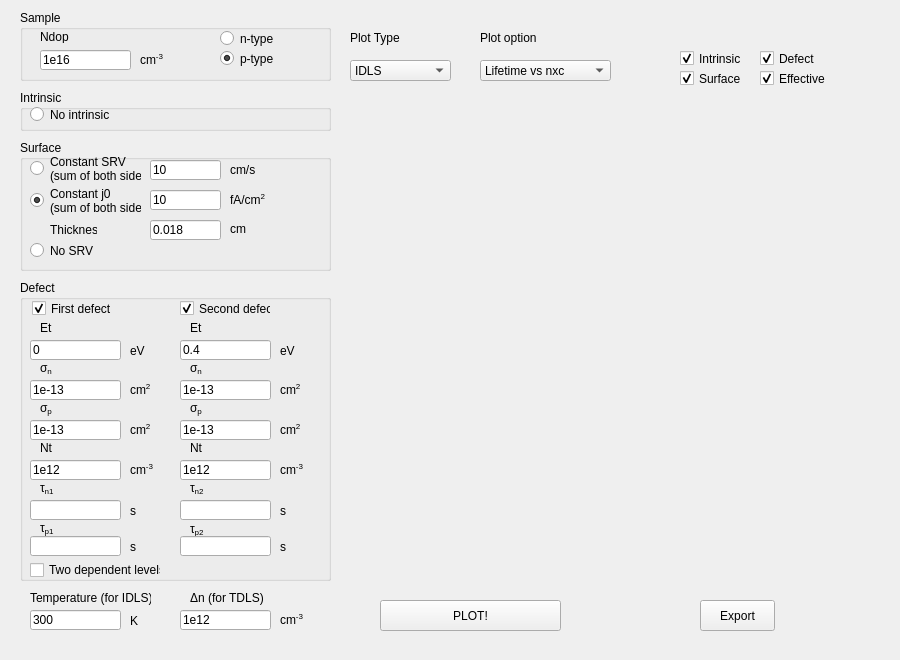
<?xml version="1.0" encoding="UTF-8"?>
<ui version="4.0">
 <class>LifeSimu</class>
 <widget class="QMainWindow" name="LifeSimu">
  <property name="geometry">
   <rect>
    <x>0</x>
    <y>0</y>
    <width>900</width>
    <height>660</height>
   </rect>
  </property>
  <property name="sizePolicy">
   <sizepolicy hsizetype="Fixed" vsizetype="Fixed">
    <horstretch>10</horstretch>
    <verstretch>10</verstretch>
   </sizepolicy>
  </property>
  <property name="minimumSize">
   <size>
    <width>900</width>
    <height>620</height>
   </size>
  </property>
  <property name="windowTitle">
   <string>MainWindow</string>
  </property>
  <widget class="QWidget" name="LSimucentralwidget">
   <property name="sizePolicy">
    <sizepolicy hsizetype="Expanding" vsizetype="Expanding">
     <horstretch>0</horstretch>
     <verstretch>0</verstretch>
    </sizepolicy>
   </property>
   <widget class="QGroupBox" name="LSimu_SRV_Group">
    <property name="geometry">
     <rect>
      <x>20</x>
      <y>140</y>
      <width>311</width>
      <height>131</height>
     </rect>
    </property>
    <property name="title">
     <string>Surface</string>
    </property>
    <widget class="QRadioButton" name="radioButton_CJ0">
     <property name="geometry">
      <rect>
       <x>10</x>
       <y>45</y>
       <width>111</width>
       <height>31</height>
      </rect>
     </property>
     <property name="text">
      <string>Constant j0
(sum of both sides)</string>
     </property>
     <property name="checked">
      <bool>true</bool>
     </property>
    </widget>
    <widget class="QLabel" name="label_2">
     <property name="geometry">
      <rect>
       <x>210</x>
       <y>50</y>
       <width>41</width>
       <height>20</height>
      </rect>
     </property>
     <property name="text">
      <string>&lt;html&gt;&lt;head/&gt;&lt;body&gt;&lt;p&gt;fA/cm&lt;span style=&quot; vertical-align:super;&quot;&gt;2&lt;/span&gt;&lt;/p&gt;&lt;/body&gt;&lt;/html&gt;</string>
     </property>
    </widget>
    <widget class="QLineEdit" name="lineEdit_thickness">
     <property name="geometry">
      <rect>
       <x>130</x>
       <y>80</y>
       <width>71</width>
       <height>20</height>
      </rect>
     </property>
     <property name="text">
      <string>0.018</string>
     </property>
    </widget>
    <widget class="QLineEdit" name="lineEdit_CSRV">
     <property name="geometry">
      <rect>
       <x>130</x>
       <y>20</y>
       <width>71</width>
       <height>20</height>
      </rect>
     </property>
     <property name="text">
      <string>10</string>
     </property>
    </widget>
    <widget class="QRadioButton" name="radioButton_CSRV">
     <property name="geometry">
      <rect>
       <x>10</x>
       <y>13</y>
       <width>111</width>
       <height>31</height>
      </rect>
     </property>
     <property name="text">
      <string>Constant SRV
(sum of both sides)</string>
     </property>
     <property name="checked">
      <bool>false</bool>
     </property>
    </widget>
    <widget class="QLineEdit" name="lineEdit_Cj0">
     <property name="geometry">
      <rect>
       <x>130</x>
       <y>50</y>
       <width>71</width>
       <height>20</height>
      </rect>
     </property>
     <property name="text">
      <string>10</string>
     </property>
    </widget>
    <widget class="QLabel" name="label">
     <property name="geometry">
      <rect>
       <x>210</x>
       <y>20</y>
       <width>31</width>
       <height>20</height>
      </rect>
     </property>
     <property name="text">
      <string>cm/s</string>
     </property>
    </widget>
    <widget class="QLabel" name="label_3">
     <property name="geometry">
      <rect>
       <x>30</x>
       <y>83</y>
       <width>47</width>
       <height>13</height>
      </rect>
     </property>
     <property name="text">
      <string>Thickness</string>
     </property>
    </widget>
    <widget class="QLabel" name="label_6">
     <property name="geometry">
      <rect>
       <x>210</x>
       <y>84</y>
       <width>47</width>
       <height>10</height>
      </rect>
     </property>
     <property name="text">
      <string>cm</string>
     </property>
    </widget>
    <widget class="QRadioButton" name="radioButton_nosrv">
     <property name="geometry">
      <rect>
       <x>10</x>
       <y>102</y>
       <width>82</width>
       <height>17</height>
      </rect>
     </property>
     <property name="text">
      <string>No SRV</string>
     </property>
    </widget>
   </widget>
   <widget class="QGroupBox" name="groupBox_2">
    <property name="geometry">
     <rect>
      <x>20</x>
      <y>10</y>
      <width>311</width>
      <height>71</height>
     </rect>
    </property>
    <property name="title">
     <string>Sample</string>
    </property>
    <widget class="QRadioButton" name="radioButton_n">
     <property name="geometry">
      <rect>
       <x>200</x>
       <y>20</y>
       <width>82</width>
       <height>17</height>
      </rect>
     </property>
     <property name="text">
      <string>n-type</string>
     </property>
     <property name="checked">
      <bool>false</bool>
     </property>
    </widget>
    <widget class="QRadioButton" name="radioButton_p">
     <property name="geometry">
      <rect>
       <x>200</x>
       <y>40</y>
       <width>82</width>
       <height>17</height>
      </rect>
     </property>
     <property name="text">
      <string>p-type</string>
     </property>
     <property name="checked">
      <bool>true</bool>
     </property>
    </widget>
    <widget class="QLabel" name="label_4">
     <property name="geometry">
      <rect>
       <x>20</x>
       <y>20</y>
       <width>47</width>
       <height>13</height>
      </rect>
     </property>
     <property name="text">
      <string>Ndop</string>
     </property>
    </widget>
    <widget class="QLineEdit" name="lineEdit_Ndop">
     <property name="geometry">
      <rect>
       <x>20</x>
       <y>40</y>
       <width>91</width>
       <height>20</height>
      </rect>
     </property>
     <property name="text">
      <string>1e16</string>
     </property>
    </widget>
    <widget class="QLabel" name="label_5">
     <property name="geometry">
      <rect>
       <x>120</x>
       <y>40</y>
       <width>31</width>
       <height>21</height>
      </rect>
     </property>
     <property name="text">
      <string>&lt;html&gt;&lt;head/&gt;&lt;body&gt;&lt;p&gt;cm&lt;span style=&quot; vertical-align:super;&quot;&gt;-3&lt;/span&gt;&lt;/p&gt;&lt;/body&gt;&lt;/html&gt;</string>
     </property>
    </widget>
   </widget>
   <widget class="QGroupBox" name="groupBox_3">
    <property name="geometry">
     <rect>
      <x>20</x>
      <y>280</y>
      <width>311</width>
      <height>301</height>
     </rect>
    </property>
    <property name="title">
     <string>Defect</string>
    </property>
    <widget class="QLabel" name="label_11">
     <property name="geometry">
      <rect>
       <x>20</x>
       <y>40</y>
       <width>41</width>
       <height>16</height>
      </rect>
     </property>
     <property name="text">
      <string>Et</string>
     </property>
    </widget>
    <widget class="QLabel" name="label_12">
     <property name="geometry">
      <rect>
       <x>20</x>
       <y>80</y>
       <width>51</width>
       <height>16</height>
      </rect>
     </property>
     <property name="text">
      <string>&lt;html&gt;&lt;head/&gt;&lt;body&gt;&lt;p&gt;σ&lt;span style=&quot; vertical-align:sub;&quot;&gt;n&lt;/span&gt;&lt;/p&gt;&lt;/body&gt;&lt;/html&gt;</string>
     </property>
    </widget>
    <widget class="QLabel" name="label_13">
     <property name="geometry">
      <rect>
       <x>20</x>
       <y>120</y>
       <width>51</width>
       <height>16</height>
      </rect>
     </property>
     <property name="text">
      <string>&lt;html&gt;&lt;head/&gt;&lt;body&gt;&lt;p&gt;σ&lt;span style=&quot; vertical-align:sub;&quot;&gt;p&lt;/span&gt;&lt;/p&gt;&lt;/body&gt;&lt;/html&gt;</string>
     </property>
    </widget>
    <widget class="QLabel" name="label_14">
     <property name="geometry">
      <rect>
       <x>20</x>
       <y>160</y>
       <width>41</width>
       <height>16</height>
      </rect>
     </property>
     <property name="text">
      <string>Nt</string>
     </property>
    </widget>
    <widget class="QLabel" name="label_15">
     <property name="geometry">
      <rect>
       <x>20</x>
       <y>200</y>
       <width>101</width>
       <height>16</height>
      </rect>
     </property>
     <property name="text">
      <string>&lt;html&gt;&lt;head/&gt;&lt;body&gt;&lt;p&gt;τ&lt;span style=&quot; vertical-align:sub;&quot;&gt;n1&lt;/span&gt;&lt;/p&gt;&lt;/body&gt;&lt;/html&gt;</string>
     </property>
    </widget>
    <widget class="QLineEdit" name="lineEdit_Et_1">
     <property name="geometry">
      <rect>
       <x>10</x>
       <y>60</y>
       <width>91</width>
       <height>20</height>
      </rect>
     </property>
     <property name="text">
      <string>0</string>
     </property>
    </widget>
    <widget class="QLineEdit" name="lineEdit_sign_1">
     <property name="geometry">
      <rect>
       <x>10</x>
       <y>100</y>
       <width>91</width>
       <height>20</height>
      </rect>
     </property>
     <property name="text">
      <string>1e-13</string>
     </property>
    </widget>
    <widget class="QLineEdit" name="lineEdit_sigp_1">
     <property name="geometry">
      <rect>
       <x>10</x>
       <y>140</y>
       <width>91</width>
       <height>20</height>
      </rect>
     </property>
     <property name="text">
      <string>1e-13</string>
     </property>
    </widget>
    <widget class="QLineEdit" name="lineEdit_Nt_1">
     <property name="geometry">
      <rect>
       <x>10</x>
       <y>180</y>
       <width>91</width>
       <height>20</height>
      </rect>
     </property>
     <property name="text">
      <string>1e12</string>
     </property>
    </widget>
    <widget class="QLineEdit" name="lineEdit_taun_1">
     <property name="geometry">
      <rect>
       <x>10</x>
       <y>220</y>
       <width>91</width>
       <height>20</height>
      </rect>
     </property>
     <property name="readOnly">
      <bool>true</bool>
     </property>
    </widget>
    <widget class="QLabel" name="label_16">
     <property name="geometry">
      <rect>
       <x>110</x>
       <y>60</y>
       <width>21</width>
       <height>21</height>
      </rect>
     </property>
     <property name="text">
      <string>eV</string>
     </property>
    </widget>
    <widget class="QLabel" name="label_17">
     <property name="geometry">
      <rect>
       <x>110</x>
       <y>100</y>
       <width>21</width>
       <height>21</height>
      </rect>
     </property>
     <property name="text">
      <string>&lt;html&gt;&lt;head/&gt;&lt;body&gt;&lt;p&gt;cm&lt;span style=&quot; vertical-align:super;&quot;&gt;2&lt;/span&gt;&lt;/p&gt;&lt;/body&gt;&lt;/html&gt;</string>
     </property>
    </widget>
    <widget class="QLabel" name="label_18">
     <property name="geometry">
      <rect>
       <x>110</x>
       <y>140</y>
       <width>21</width>
       <height>21</height>
      </rect>
     </property>
     <property name="text">
      <string>&lt;html&gt;&lt;head/&gt;&lt;body&gt;&lt;p&gt;cm&lt;span style=&quot; vertical-align:super;&quot;&gt;2&lt;/span&gt;&lt;/p&gt;&lt;/body&gt;&lt;/html&gt;</string>
     </property>
    </widget>
    <widget class="QLabel" name="label_19">
     <property name="geometry">
      <rect>
       <x>110</x>
       <y>180</y>
       <width>31</width>
       <height>21</height>
      </rect>
     </property>
     <property name="text">
      <string>&lt;html&gt;&lt;head/&gt;&lt;body&gt;&lt;p&gt;cm&lt;span style=&quot; vertical-align:super;&quot;&gt;-3&lt;/span&gt;&lt;/p&gt;&lt;/body&gt;&lt;/html&gt;</string>
     </property>
    </widget>
    <widget class="QLabel" name="label_20">
     <property name="geometry">
      <rect>
       <x>110</x>
       <y>220</y>
       <width>31</width>
       <height>21</height>
      </rect>
     </property>
     <property name="text">
      <string>s</string>
     </property>
    </widget>
    <widget class="QLabel" name="label_25">
     <property name="geometry">
      <rect>
       <x>170</x>
       <y>40</y>
       <width>41</width>
       <height>16</height>
      </rect>
     </property>
     <property name="text">
      <string>Et</string>
     </property>
    </widget>
    <widget class="QLabel" name="label_26">
     <property name="geometry">
      <rect>
       <x>260</x>
       <y>180</y>
       <width>31</width>
       <height>21</height>
      </rect>
     </property>
     <property name="text">
      <string>&lt;html&gt;&lt;head/&gt;&lt;body&gt;&lt;p&gt;cm&lt;span style=&quot; vertical-align:super;&quot;&gt;-3&lt;/span&gt;&lt;/p&gt;&lt;/body&gt;&lt;/html&gt;</string>
     </property>
    </widget>
    <widget class="QLabel" name="label_27">
     <property name="geometry">
      <rect>
       <x>260</x>
       <y>100</y>
       <width>21</width>
       <height>21</height>
      </rect>
     </property>
     <property name="text">
      <string>&lt;html&gt;&lt;head/&gt;&lt;body&gt;&lt;p&gt;cm&lt;span style=&quot; vertical-align:super;&quot;&gt;2&lt;/span&gt;&lt;/p&gt;&lt;/body&gt;&lt;/html&gt;</string>
     </property>
    </widget>
    <widget class="QLineEdit" name="lineEdit_sigp_2">
     <property name="geometry">
      <rect>
       <x>160</x>
       <y>140</y>
       <width>91</width>
       <height>20</height>
      </rect>
     </property>
     <property name="text">
      <string>1e-13</string>
     </property>
    </widget>
    <widget class="QLabel" name="label_28">
     <property name="geometry">
      <rect>
       <x>170</x>
       <y>200</y>
       <width>101</width>
       <height>16</height>
      </rect>
     </property>
     <property name="text">
      <string>&lt;html&gt;&lt;head/&gt;&lt;body&gt;&lt;p&gt;τ&lt;span style=&quot; vertical-align:sub;&quot;&gt;n2&lt;/span&gt;&lt;/p&gt;&lt;/body&gt;&lt;/html&gt;</string>
     </property>
    </widget>
    <widget class="QLineEdit" name="lineEdit_Nt_2">
     <property name="geometry">
      <rect>
       <x>160</x>
       <y>180</y>
       <width>91</width>
       <height>20</height>
      </rect>
     </property>
     <property name="text">
      <string>1e12</string>
     </property>
    </widget>
    <widget class="QLineEdit" name="lineEdit_taun_2">
     <property name="geometry">
      <rect>
       <x>160</x>
       <y>220</y>
       <width>91</width>
       <height>20</height>
      </rect>
     </property>
     <property name="readOnly">
      <bool>true</bool>
     </property>
    </widget>
    <widget class="QLabel" name="label_29">
     <property name="geometry">
      <rect>
       <x>170</x>
       <y>80</y>
       <width>51</width>
       <height>16</height>
      </rect>
     </property>
     <property name="text">
      <string>&lt;html&gt;&lt;head/&gt;&lt;body&gt;&lt;p&gt;σ&lt;span style=&quot; vertical-align:sub;&quot;&gt;n&lt;/span&gt;&lt;/p&gt;&lt;/body&gt;&lt;/html&gt;</string>
     </property>
    </widget>
    <widget class="QLabel" name="label_30">
     <property name="geometry">
      <rect>
       <x>260</x>
       <y>140</y>
       <width>21</width>
       <height>21</height>
      </rect>
     </property>
     <property name="text">
      <string>&lt;html&gt;&lt;head/&gt;&lt;body&gt;&lt;p&gt;cm&lt;span style=&quot; vertical-align:super;&quot;&gt;2&lt;/span&gt;&lt;/p&gt;&lt;/body&gt;&lt;/html&gt;</string>
     </property>
    </widget>
    <widget class="QLabel" name="label_31">
     <property name="geometry">
      <rect>
       <x>170</x>
       <y>160</y>
       <width>41</width>
       <height>16</height>
      </rect>
     </property>
     <property name="text">
      <string>Nt</string>
     </property>
    </widget>
    <widget class="QLabel" name="label_32">
     <property name="geometry">
      <rect>
       <x>260</x>
       <y>220</y>
       <width>31</width>
       <height>21</height>
      </rect>
     </property>
     <property name="text">
      <string>s</string>
     </property>
    </widget>
    <widget class="QLabel" name="label_33">
     <property name="geometry">
      <rect>
       <x>260</x>
       <y>60</y>
       <width>21</width>
       <height>21</height>
      </rect>
     </property>
     <property name="text">
      <string>eV</string>
     </property>
    </widget>
    <widget class="QLineEdit" name="lineEdit_Et_2">
     <property name="geometry">
      <rect>
       <x>160</x>
       <y>60</y>
       <width>91</width>
       <height>20</height>
      </rect>
     </property>
     <property name="text">
      <string>0.4</string>
     </property>
    </widget>
    <widget class="QLineEdit" name="lineEdit_sign_2">
     <property name="geometry">
      <rect>
       <x>160</x>
       <y>100</y>
       <width>91</width>
       <height>20</height>
      </rect>
     </property>
     <property name="text">
      <string>1e-13</string>
     </property>
    </widget>
    <widget class="QLabel" name="label_34">
     <property name="geometry">
      <rect>
       <x>170</x>
       <y>120</y>
       <width>51</width>
       <height>16</height>
      </rect>
     </property>
     <property name="text">
      <string>&lt;html&gt;&lt;head/&gt;&lt;body&gt;&lt;p&gt;σ&lt;span style=&quot; vertical-align:sub;&quot;&gt;p&lt;/span&gt;&lt;/p&gt;&lt;/body&gt;&lt;/html&gt;</string>
     </property>
    </widget>
    <widget class="QCheckBox" name="checkBox_1stDefect">
     <property name="geometry">
      <rect>
       <x>12</x>
       <y>20</y>
       <width>81</width>
       <height>17</height>
      </rect>
     </property>
     <property name="text">
      <string>First defect</string>
     </property>
     <property name="checked">
      <bool>true</bool>
     </property>
    </widget>
    <widget class="QCheckBox" name="checkBox_2ndDefect">
     <property name="geometry">
      <rect>
       <x>160</x>
       <y>20</y>
       <width>91</width>
       <height>17</height>
      </rect>
     </property>
     <property name="text">
      <string>Second defect</string>
     </property>
     <property name="checked">
      <bool>true</bool>
     </property>
    </widget>
    <widget class="QLabel" name="label_23">
     <property name="geometry">
      <rect>
       <x>20</x>
       <y>240</y>
       <width>101</width>
       <height>16</height>
      </rect>
     </property>
     <property name="text">
      <string>&lt;html&gt;&lt;head/&gt;&lt;body&gt;&lt;p&gt;τ&lt;span style=&quot; vertical-align:sub;&quot;&gt;p1&lt;/span&gt;&lt;/p&gt;&lt;/body&gt;&lt;/html&gt;</string>
     </property>
    </widget>
    <widget class="QLabel" name="label_24">
     <property name="geometry">
      <rect>
       <x>170</x>
       <y>241</y>
       <width>101</width>
       <height>16</height>
      </rect>
     </property>
     <property name="text">
      <string>&lt;html&gt;&lt;head/&gt;&lt;body&gt;&lt;p&gt;τ&lt;span style=&quot; vertical-align:sub;&quot;&gt;p2&lt;/span&gt;&lt;/p&gt;&lt;/body&gt;&lt;/html&gt;</string>
     </property>
    </widget>
    <widget class="QLabel" name="label_35">
     <property name="geometry">
      <rect>
       <x>260</x>
       <y>256</y>
       <width>31</width>
       <height>21</height>
      </rect>
     </property>
     <property name="text">
      <string>s</string>
     </property>
    </widget>
    <widget class="QLabel" name="label_36">
     <property name="geometry">
      <rect>
       <x>110</x>
       <y>256</y>
       <width>31</width>
       <height>21</height>
      </rect>
     </property>
     <property name="text">
      <string>s</string>
     </property>
    </widget>
    <widget class="QLineEdit" name="lineEdit_taup_2">
     <property name="geometry">
      <rect>
       <x>160</x>
       <y>256</y>
       <width>91</width>
       <height>20</height>
      </rect>
     </property>
     <property name="readOnly">
      <bool>true</bool>
     </property>
    </widget>
    <widget class="QLineEdit" name="lineEdit_taup_1">
     <property name="geometry">
      <rect>
       <x>10</x>
       <y>256</y>
       <width>91</width>
       <height>20</height>
      </rect>
     </property>
     <property name="readOnly">
      <bool>true</bool>
     </property>
    </widget>
    <widget class="QCheckBox" name="checkBox_dorid">
     <property name="geometry">
      <rect>
       <x>10</x>
       <y>280</y>
       <width>131</width>
       <height>20</height>
      </rect>
     </property>
     <property name="text">
      <string>Two dependent levels</string>
     </property>
    </widget>
   </widget>
   <widget class="QLabel" name="label_10">
    <property name="geometry">
     <rect>
      <x>480</x>
      <y>30</y>
      <width>61</width>
      <height>16</height>
     </rect>
    </property>
    <property name="text">
     <string>Plot option</string>
    </property>
   </widget>
   <widget class="QComboBox" name="comboBox_plotopt">
    <property name="geometry">
     <rect>
      <x>480</x>
      <y>60</y>
      <width>131</width>
      <height>21</height>
     </rect>
    </property>
    <item>
     <property name="text">
      <string>Lifetime vs nxc</string>
     </property>
    </item>
    <item>
     <property name="text">
      <string>Inverse lifetime vs nxc</string>
     </property>
    </item>
    <item>
     <property name="text">
      <string>Lifetime vs X(Y)</string>
     </property>
    </item>
    <item>
     <property name="text">
      <string>Inverse lifetime vs X(Y)</string>
     </property>
    </item>
   </widget>
   <widget class="QLabel" name="label_8">
    <property name="geometry">
     <rect>
      <x>30</x>
      <y>590</y>
      <width>121</width>
      <height>16</height>
     </rect>
    </property>
    <property name="text">
     <string>Temperature (for IDLS)</string>
    </property>
   </widget>
   <widget class="QLabel" name="label_9">
    <property name="geometry">
     <rect>
      <x>130</x>
      <y>610</y>
      <width>21</width>
      <height>21</height>
     </rect>
    </property>
    <property name="text">
     <string>K</string>
    </property>
   </widget>
   <widget class="QLineEdit" name="lineEdit_temp">
    <property name="geometry">
     <rect>
      <x>30</x>
      <y>610</y>
      <width>91</width>
      <height>20</height>
     </rect>
    </property>
    <property name="text">
     <string>300</string>
    </property>
   </widget>
   <widget class="QLabel" name="label_21">
    <property name="geometry">
     <rect>
      <x>350</x>
      <y>30</y>
      <width>61</width>
      <height>16</height>
     </rect>
    </property>
    <property name="text">
     <string>Plot Type</string>
    </property>
   </widget>
   <widget class="QComboBox" name="comboBox_plottype">
    <property name="geometry">
     <rect>
      <x>350</x>
      <y>60</y>
      <width>101</width>
      <height>21</height>
     </rect>
    </property>
    <item>
     <property name="text">
      <string>IDLS</string>
     </property>
    </item>
    <item>
     <property name="text">
      <string>TDLS</string>
     </property>
    </item>
   </widget>
   <widget class="QCheckBox" name="checkBox_int">
    <property name="geometry">
     <rect>
      <x>680</x>
      <y>50</y>
      <width>70</width>
      <height>17</height>
     </rect>
    </property>
    <property name="text">
     <string>Intrinsic</string>
    </property>
    <property name="checked">
     <bool>true</bool>
    </property>
   </widget>
   <widget class="QCheckBox" name="checkBox_SRV">
    <property name="geometry">
     <rect>
      <x>680</x>
      <y>70</y>
      <width>70</width>
      <height>17</height>
     </rect>
    </property>
    <property name="text">
     <string>Surface</string>
    </property>
    <property name="checked">
     <bool>true</bool>
    </property>
   </widget>
   <widget class="QCheckBox" name="checkBox_SRH">
    <property name="geometry">
     <rect>
      <x>760</x>
      <y>50</y>
      <width>70</width>
      <height>17</height>
     </rect>
    </property>
    <property name="text">
     <string>Defect</string>
    </property>
    <property name="checked">
     <bool>true</bool>
    </property>
   </widget>
   <widget class="QCheckBox" name="checkBox_eff">
    <property name="geometry">
     <rect>
      <x>760</x>
      <y>70</y>
      <width>70</width>
      <height>17</height>
     </rect>
    </property>
    <property name="text">
     <string>Effective</string>
    </property>
    <property name="checked">
     <bool>true</bool>
    </property>
   </widget>
   <widget class="QLabel" name="label_22">
    <property name="geometry">
     <rect>
      <x>190</x>
      <y>590</y>
      <width>81</width>
      <height>16</height>
     </rect>
    </property>
    <property name="text">
     <string>&lt;html&gt;&lt;head/&gt;&lt;body&gt;&lt;p&gt;Δn (for TDLS)&lt;/p&gt;&lt;/body&gt;&lt;/html&gt;</string>
    </property>
   </widget>
   <widget class="QLabel" name="label_7">
    <property name="geometry">
     <rect>
      <x>280</x>
      <y>610</y>
      <width>31</width>
      <height>21</height>
     </rect>
    </property>
    <property name="text">
     <string>&lt;html&gt;&lt;head/&gt;&lt;body&gt;&lt;p&gt;cm&lt;span style=&quot; vertical-align:super;&quot;&gt;-3&lt;/span&gt;&lt;/p&gt;&lt;/body&gt;&lt;/html&gt;</string>
    </property>
    <property name="textFormat">
     <enum>Qt::AutoText</enum>
    </property>
   </widget>
   <widget class="QLineEdit" name="lineEdit_nxc">
    <property name="geometry">
     <rect>
      <x>180</x>
      <y>610</y>
      <width>91</width>
      <height>20</height>
     </rect>
    </property>
    <property name="text">
     <string>1e12</string>
    </property>
   </widget>
   <widget class="QPushButton" name="pushButton_plot">
    <property name="geometry">
     <rect>
      <x>380</x>
      <y>600</y>
      <width>181</width>
      <height>31</height>
     </rect>
    </property>
    <property name="sizePolicy">
     <sizepolicy hsizetype="Preferred" vsizetype="Preferred">
      <horstretch>0</horstretch>
      <verstretch>0</verstretch>
     </sizepolicy>
    </property>
    <property name="text">
     <string>PLOT!</string>
    </property>
   </widget>
   <widget class="QWidget" name="verticalLayoutWidget">
    <property name="geometry">
     <rect>
      <x>340</x>
      <y>100</y>
      <width>541</width>
      <height>491</height>
     </rect>
    </property>
    <layout class="QVBoxLayout" name="verticalLayout"/>
   </widget>
   <widget class="QPushButton" name="pushButton_exp">
    <property name="geometry">
     <rect>
      <x>700</x>
      <y>600</y>
      <width>75</width>
      <height>31</height>
     </rect>
    </property>
    <property name="text">
     <string>Export</string>
    </property>
   </widget>
   <widget class="QGroupBox" name="groupBox">
    <property name="geometry">
     <rect>
      <x>20</x>
      <y>90</y>
      <width>311</width>
      <height>41</height>
     </rect>
    </property>
    <property name="title">
     <string>Intrinsic</string>
    </property>
    <widget class="QRadioButton" name="radioButton_nointrin">
     <property name="geometry">
      <rect>
       <x>10</x>
       <y>16</y>
       <width>101</width>
       <height>17</height>
      </rect>
     </property>
     <property name="text">
      <string>No intrinsic</string>
     </property>
    </widget>
   </widget>
  </widget>
 </widget>
 <resources/>
 <connections/>
</ui>
